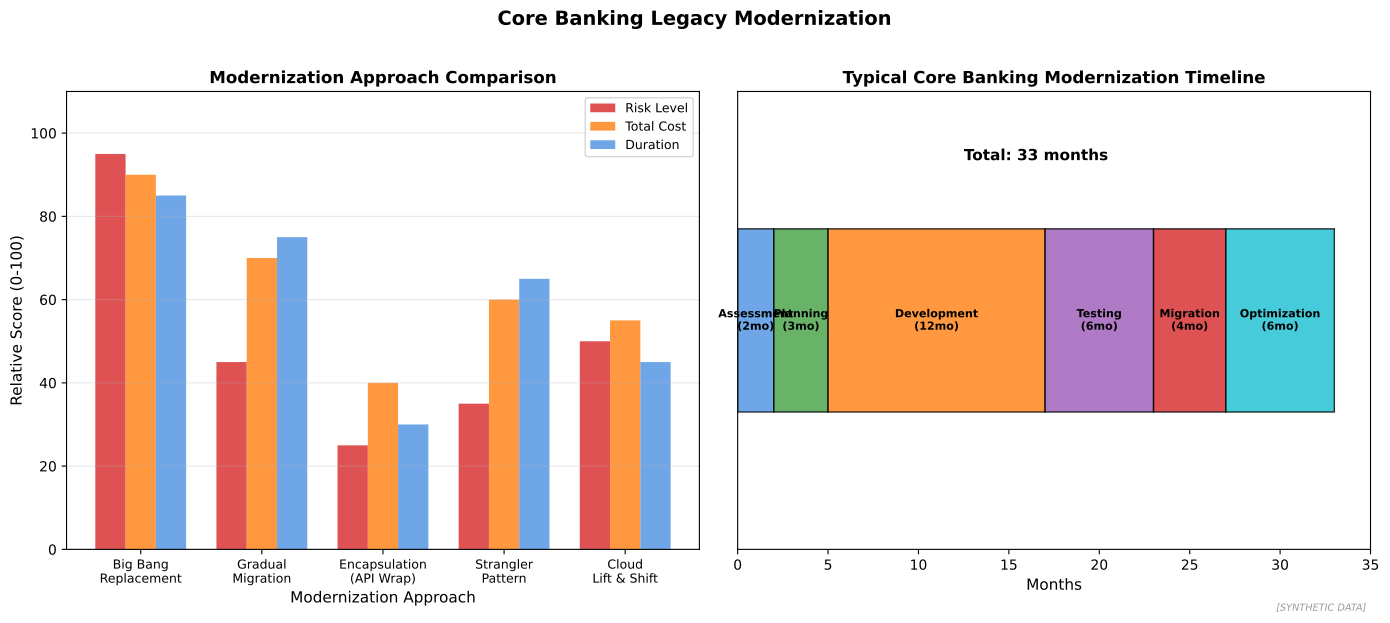

Source code (Python):
"""
Legacy System Modernization
Migration strategies and approaches

Output: legacy_modernization.pdf
Module: module_04_trad_finance
Lesson: 38 - Core Banking
"""

from pathlib import Path
import matplotlib.pyplot as plt
import numpy as np

CHART_METADATA = {
    'title': 'Legacy Modernization',
    'module': 'module_04_trad_finance',
    'lesson': 38,
    'url': 'https://github.com/Digital-AI-Finance/digital-finance/tree/main/module_04_trad_finance/figures/legacy_modernization'
}

plt.rcParams.update({'font.size': 10, 'axes.labelsize': 10})

def create_chart():
    fig, axes = plt.subplots(1, 2, figsize=(14, 6))

    # Modernization Approaches
    ax1 = axes[0]

    approaches = ['Big Bang\nReplacement', 'Gradual\nMigration', 'Encapsulation\n(API Wrap)', 'Strangler\nPattern', 'Cloud\nLift & Shift']
    risk = [95, 45, 25, 35, 50]
    cost = [90, 70, 40, 60, 55]
    duration = [85, 75, 30, 65, 45]  # Months normalized

    x = np.arange(len(approaches))
    width = 0.25

    ax1.bar(x - width, risk, width, label='Risk Level', color='#D62728', alpha=0.8)
    ax1.bar(x, cost, width, label='Total Cost', color='#FF7F0E', alpha=0.8)
    ax1.bar(x + width, duration, width, label='Duration', color='#4A90E2', alpha=0.8)

    ax1.set_xlabel('Modernization Approach', fontsize=11)
    ax1.set_ylabel('Relative Score (0-100)', fontsize=11)
    ax1.set_title('Modernization Approach Comparison', fontsize=12, fontweight='bold')
    ax1.set_xticks(x)
    ax1.set_xticklabels(approaches, fontsize=9)
    ax1.legend(loc='upper right', fontsize=9)
    ax1.set_ylim(0, 110)
    ax1.yaxis.grid(True, alpha=0.3)

    # Migration Timeline
    ax2 = axes[1]

    phases = ['Assessment', 'Planning', 'Development', 'Testing', 'Migration', 'Optimization']
    duration_months = [2, 3, 12, 6, 4, 6]
    cumulative = np.cumsum([0] + duration_months[:-1])

    colors = ['#4A90E2', '#44A044', '#FF7F0E', '#9B59B6', '#D62728', '#17BECF']

    for i, (phase, dur, start) in enumerate(zip(phases, duration_months, cumulative)):
        ax2.barh(0, dur, left=start, height=0.4, color=colors[i], alpha=0.8, edgecolor='black')
        ax2.text(start + dur/2, 0, f'{phase}\n({dur}mo)', ha='center', va='center', fontsize=8, fontweight='bold')

    ax2.set_xlabel('Months', fontsize=11)
    ax2.set_title('Typical Core Banking Modernization Timeline', fontsize=12, fontweight='bold')
    ax2.set_xlim(0, 35)
    ax2.set_ylim(-0.5, 0.5)
    ax2.set_yticks([])

    # Total duration
    ax2.text(16.5, 0.35, f'Total: {sum(duration_months)} months', fontsize=11, fontweight='bold', ha='center')

    fig.suptitle('Core Banking Legacy Modernization', fontsize=14, fontweight='bold', y=1.02)
    fig.text(0.98, 0.02, '[SYNTHETIC DATA]', fontsize=7, color='#999999', ha='right', style='italic')
    plt.tight_layout()

    output_path = Path(__file__).parent / 'legacy_modernization.pdf'
    plt.savefig(output_path, format='pdf', dpi=300, bbox_inches='tight')
    plt.close()
    print(f"Chart saved to: {output_path}")
    return output_path

if __name__ == '__main__':
    create_chart()
